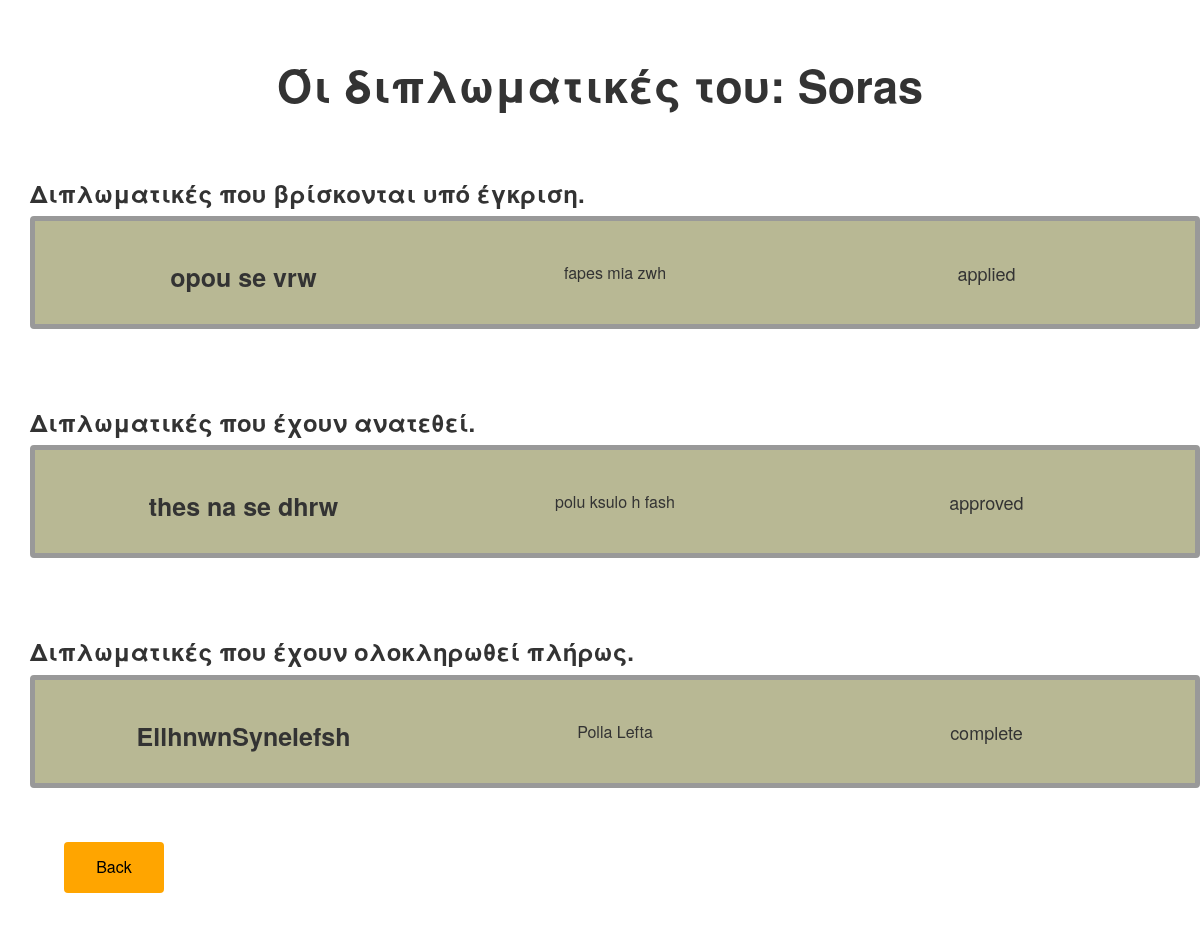
/WebDev/show_projects.php (signed in), run on the app's committed database.
### tables this page shows
CREATE TABLE `projects` (
  `projectID` int(11) NOT NULL,
  `teacher` varchar(20) NOT NULL,
  `students_number` tinyint(4) NOT NULL,
  `student1` varchar(20) DEFAULT NULL,
  `student2` varchar(20) DEFAULT NULL,
  `student3` varchar(20) NOT NULL,
  `projectname` varchar(20) NOT NULL,
  `summary` varchar(500) NOT NULL,
  `status` varchar(20) NOT NULL,
  `grade` float DEFAULT NULL,
  `folder` varchar(20) NOT NULL,
  `date_creation` timestamp NOT NULL DEFAULT CURRENT_TIMESTAMP ON UPDATE CURRENT_TIMESTAMP,
  `date_approved` timestamp NOT NULL DEFAULT '0000-00-00 00:00:00',
  `date_finished` timestamp NOT NULL DEFAULT '0000-00-00 00:00:00'
);

### WebDev/show_projects.php (the view, shortened to what this page needs)
<!DOCTYPE html>
<html lang="en">
    <head>
        <link rel="stylesheet" href="https://maxcdn.bootstrapcdn.com/bootstrap/3.3.7/css/bootstrap.min.css">
        <link rel="stylesheet" type="text/css"  href="css/bootstrap.css">
        <link rel="stylesheet" type="text/css" href="fonts/font-awesome/css/font-awesome.css">
        <link rel="stylesheet" type="text/css"  href="css/style.css">
        <link rel="stylesheet" type="text/css" href="css/responsive.css">
        <link rel="stylesheet" href="https://maxcdn.bootstrapcdn.com/bootstrap/3.3.7/css/bootstrap.min.css">
    </head>
    <body>
        <div class="container">
            <br></br>
            <?php
            $servername = "localhost";
            $username = "root";
            $dbname = "webdev";
            $conn = new mysqli($servername, $username, '', $dbname);
            $teacher = $_SESSION["username"];
            $sql = "SELECT status,projectname,summary FROM projects WHERE teacher = '$teacher' ";
            $result = $conn->query($sql);
            ?>
            <h3 style=" text-align:center; font-weight: bold; font-size:45px;"> Όι διπλωματικές του: <?php echo $teacher; ?></h3>
            <?php
            $counter = 0;
            if ($result->num_rows > 0) {
                $array = array($result->num_rows);
                while ($row = $result->fetch_assoc()) {
                            ?>
                        <?php
                    $array[$counter] = $row;
                    $counter++;
                }
                $result = count($array);
                $cout = 0;
                for ($i = 0; $i < $result; $i++) {
                    if ($array[$i]['status'] == 'applied') {
                        if ($cout == 0) {
                            $cout++;
                            ?>
                            <br>
                            <br>
                            <h3 style="font-weight: bold;">Διπλωματικές που βρίσκονται υπό έγκριση.</h3>
                        <?php } ?>
                        <div class="container" style=" border-radius: 4px;  border: 5px solid #999999;  padding:2%; background-color:#b8b894; text-align:center;" >
                            <form id="1" action="" method="post">
                                <div class="col-md-4" >
                                    <h3 style="font-size:25px;  font-weight: bold;"><?php echo $array[$i]["projectname"] ?></h3>
                                </div>
                                <div class="col-md-4">
                                    <h3 style="font-size: 16px;">  <?php echo $array[$i]["summary"] ?> </h3>
                                </div>
                                <div class="col-md-4">
                                    <h3 style="font-size: 18px;">  <?php echo $array[$i]["status"] ?></h3>
                                </div>
                            </form>
                        </div>
                        <br>
                        <?php
                    }
                }
                $cout = 0;
                for ($i = 0; $i < $result; $i++) {
                    if ($array[$i]['status'] == 'approved') {
                        if ($cout == 0) {
                            $cout++;
                            ?>
                            <br>
                            <br>
                            <h3 style="font-weight: bold;" >Διπλωματικές που έχουν ανατεθεί.</h3>
                        <?php } ?>
                        <div class="container" style=" border-radius: 4px; border: 5px solid #999999;  background-color:#b8b894; padding:2%; text-align:center;" >
                            <form id="1" action="" method="post">
                                <div class="col-md-4" >
                                    <h3 style="font-size:25px;  font-weight: bold;"><?php echo $array[$i]["projectname"] ?></h3>
                                </div>
                                <div class="col-md-4">
                                    <h3 style="font-size: 16px;">  <?php echo $array[$i]["summary"] ?> </h3>
                                </div>
                                <div class="col-md-4">
                                    <h3 style=" font-size: 18px;">  <?php echo $array[$i]["status"] ?></h3>
                                </div>
                            </form>
                        </div>
                        <br>
                        <?php
                    }
                }
                            ?>
                        <?php
                $cout = 0;
                for ($i = 0; $i < $result; $i++) {
                    if ($array[$i]['status'] == 'complete') {
                        if ($cout == 0) {
                            $cout++;
                            ?>
                            <br>
                            <br>
                            <h3 style="font-weight: bold;" >Διπλωματικές που έχουν ολοκληρωθεί πλήρως.</h3>
                        <?php } ?>
                        <div class="container" style=" border-radius: 4px;  border: 5px solid #999999; background-color:#b8b894; padding:2%; text-align:center;" >
                            <form id="1" action="" method="post">
                                <div class="col-md-4" >
                                    <h3 style="font-size:25px;  font-weight: bold;"><?php echo $array[$i]["projectname"] ?></h3>
                                </div>
                                <div class="col-md-4">
                                    <h3 style="font-size: 16px;">  <?php echo $array[$i]["summary"] ?> </h3>
                                </div>
                                <div class="col-md-4">
                                    <h3 style="font-size: 18px;">  <?php echo $array[$i]["status"] ?></h3>
                                </div>
                            </form>
                        </div>
                        <br>
                        <?php
                    }
                }
            }
            ?>
        </div>
        <div class="container">
            <div class="col-md-12" style="padding:3%">
                <form id="pp" action="<?php echo $_SESSION["path"]; ?>" method="post">
                    <input name="log" type="submit" class="button5" style="align-content:center; border-color:#ffa31a;color:black; background-color:orange;" value="Back">
                </form>
            </div>
        </div>
    </body>
</html>

### WebDev/css/style.css (style rules this page uses)
html { position: relative; min-height: 100%; }
body, html { font-family: 'Raleway', sans-serif; text-rendering: optimizeLegibility !important; -webkit-font-smoothing: antialiased !important; }
.button5 { background-color: #476b6b ; color: white; padding: 14px 32px; font-size: 16px; border-radius: 4px; border: 1px #5c8a8a; }
@media (min-width: 1200px) { .container { width: 1200px; } }

### data on the page
projects: projectname "opou se vrw", summary "fapes mia zwh", status "applied"
projects: projectname "thes na se dhrw", summary "polu ksulo h fash", status "approved"
projects: projectname "EllhnwnSynelefsh", summary "Polla Lefta", status "complete"

### other printed values
$teacher "Soras"
